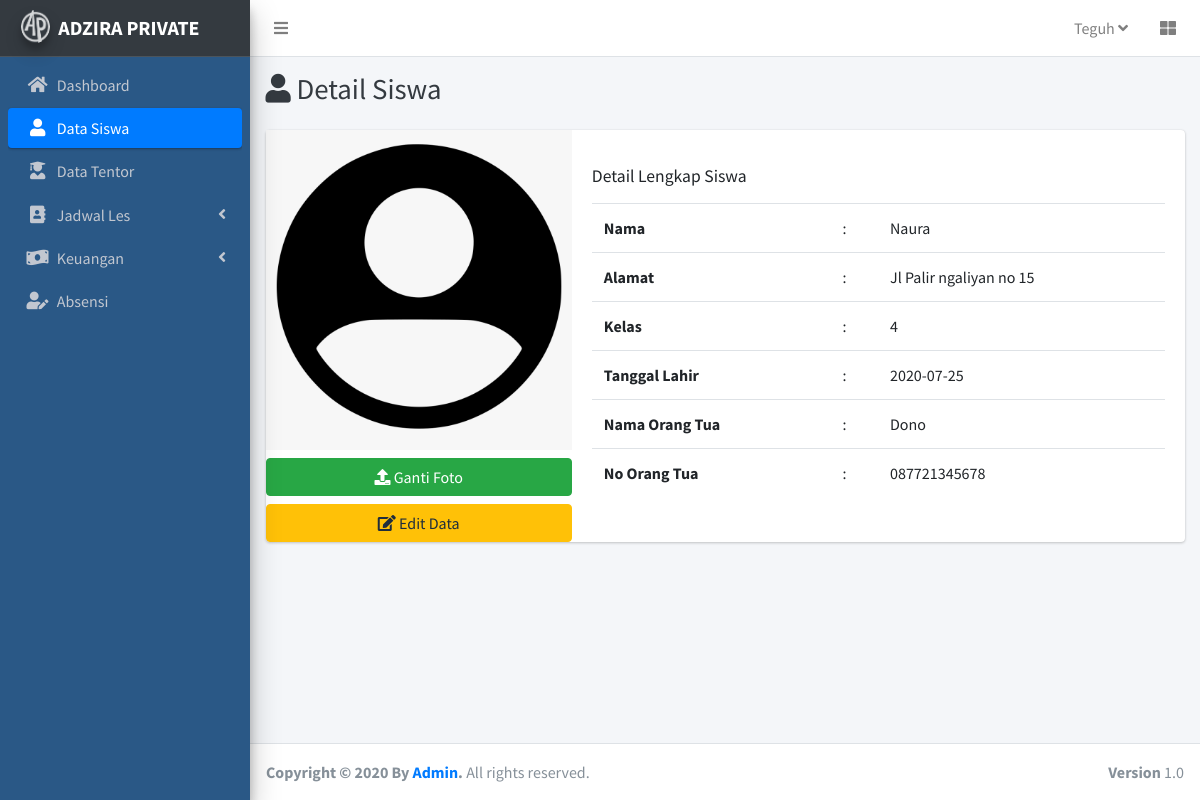
The page /c_siswa/detail/38 on the database its author committed.
### tables this page shows
CREATE TABLE `siswa` (
  `id_siswa` int(11) NOT NULL,
  `nama` varchar(50) NOT NULL,
  `alamat` varchar(255) NOT NULL,
  `kelas` int(3) NOT NULL,
  `tgl_lahir` date NOT NULL,
  `nama_ortu` varchar(50) NOT NULL,
  `tlp_ortu` varchar(12) NOT NULL,
  `image` varchar(50) DEFAULT NULL
);

### application/controllers/C_Siswa.php (called while the page is built, shortened)
<?php
class C_Siswa extends CI_Controller{
    public function __Construct()
    {
        $this->load->model('Siswa_model');
    }
    public function detail($id)
    {
        $data['siswa']= $this->Siswa_model->getSiswaById($id);
        $data['judul'] = 'Detail Siswa';
        $data['aktifdashboard'] = '';
        $data['aktifsiswa'] = 'active';
        $data['aktiftentor'] = '';
        $data['aktifjadwal'] = '';
        $data['aktifabsensi'] = '';
        $data['aktifkeuangan'] = '';
        $data['user'] = $this->db->get_where('admin')->row_array();
        $this->load->view('template/header',$data);
        $this->load->view('siswa/detail',$data);
        $this->load->view('template/footer');
        $this->load->view('modal/modaleditsiswa');
        $this->load->view('modal/modaluploadfoto');
    }
}

### index.php (called while the page is built, shortened)
<?php
require_once BASEPATH.'core/CodeIgniter.php';

### application/models/Siswa_model.php (called while the page is built, shortened)
<?php
class Siswa_model extends CI_model{
    public function getSiswaById($id)
    {
        return $this->db->get_where('siswa',['id_siswa' => $id])->row_array();
    }
}

### application/views/template/header.php (shortened to what this page needs)
<!DOCTYPE html>
<html>
<head>
  <link rel="stylesheet" href="<?= base_url();?>assetAdmin/plugins/fontawesome-free/css/all.min.css">
  <link rel="stylesheet" href="https://code.ionicframework.com/ionicons/2.0.1/css/ionicons.min.css">
  <link rel="stylesheet" href="<?= base_url();?>assetAdmin/plugins/tempusdominus-bootstrap-4/css/tempusdominus-bootstrap-4.min.css">
  <link rel="stylesheet" href="<?= base_url();?>assetAdmin/plugins/icheck-bootstrap/icheck-bootstrap.min.css">
  <link rel="stylesheet" href="<?= base_url();?>assetAdmin/plugins/jqvmap/jqvmap.min.css">
  <link rel="stylesheet" href="<?= base_url();?>assetAdmin/dist/css/adminlte.min.css">
  <link rel="stylesheet" href="<?= base_url();?>assetAdmin/dist/jos.css">
  <link rel="stylesheet" href="<?= base_url();?>assetAdmin/plugins/overlayScrollbars/css/OverlayScrollbars.min.css">
  <link rel="stylesheet" href="<?= base_url();?>assetAdmin/plugins/daterangepicker/daterangepicker.css">
  <link rel="stylesheet" href="<?= base_url();?>assetAdmin/plugins/summernote/summernote-bs4.css">
</head>
<body class="hold-transition sidebar-mini layout-fixed">
<div class="wrapper">
  <nav class="main-header navbar navbar-expand navbar-white navbar-light">
    <ul class="navbar-nav">
      <li class="nav-item">
        <a class="nav-link" data-widget="pushmenu" href="#" role="button"><i class="fas fa-bars"></i></a>
      </li>
    </ul>
    <ul class="navbar-nav ml-auto">
      <li class="nav-item dropdown">
        <a class="nav-link" data-toggle="dropdown" href="#"> <?= $user['username'];?>
          <i class="fas fa-angle-down"></i>
        </a>
      </li>
      <li class="nav-item">
        <a class="nav-link" data-widget="control-sidebar" data-slide="true" href="#" role="button">
          <i class="fas fa-th-large"></i>
        </a>
      </li>
    </ul>
  </nav>
  <aside class="main-sidebar sidebar-dark-primary elevation-4 bg-dark">
    <a href="<?= base_url();?>" class="brand-link">
      <img src="<?= base_url();?>assetAdmin/dist/img/AdminLTELogo.png" alt="AdminLTE Logo" class="brand-image img-circle elevation-3"
           style="opacity: .8">
      <span class="brand-text font-weight-bold">ADZIRA PRIVATE</span>
    </a>
    <div class="sidebar froge">
      <nav class="mt-2">
        <ul class="nav nav-pills nav-sidebar flex-column" data-widget="treeview" role="menu" data-accordion="false">
          <li class="nav-item has-treeview">
            <a href="<?= base_url();?>c_home" class="nav-link <?= $aktifdashboard;?>">
              <i class="nav-icon fas fa-home"></i>
              <p>Dashboard</p>
            </a>
          </li>
          <li class="nav-item has-treeview">
            <a href="<?= base_url();?>c_siswa" class="nav-link <?= $aktifsiswa;?>">
              <i class="nav-icon fas fa-user"></i>
              <p>Data Siswa</p>
            </a>
          </li>
          <li class="nav-item has-treeview">
            <a href="<?= base_url();?>c_tentor" class="nav-link <?= $aktiftentor;?>">
              <i class="nav-icon fas fa-user-graduate"></i>
              <p>Data Tentor</p>
            </a>
          </li>
          <li class="nav-item has-treeview">
            <a href="#" class="nav-link <?= $aktifjadwal;?>">
              <i class="nav-icon fas fa-address-book"></i>
              <p>
                Jadwal Les
                <i class="right fas fa-angle-left"></i>
              </p>
            </a>
          </li>
          <li class="nav-item has-treeview">
            <a href="#" class="nav-link <?= $aktifkeuangan;?>">
              <i class="nav-icon fas fa-money-bill-wave"></i>
              <p>
                Keuangan
                <i class="fas fa-angle-left right"></i>
              </p>
            </a>
          </li>
          <li class="nav-item has-treeview">
            <a href="<?= base_url() ;?>c_absensi" class="nav-link <?= $aktifabsensi;?>">
              <i class="nav-icon fas fa-user-edit"></i>
              <p> Absensi</p>
            </a>
          </li>
        </ul>
      </nav>
    </div>
  </aside>

### application/views/siswa/detail.php (shortened to what this page needs)
<div class="content-wrapper">
    <div class="content-header">
      <div class="container-fluid">
        <div class="row mb-2">
          <div class="col-sm-12">
            <h1 class="m-0 text-dark"><i class="fas fa-user"></i> Detail Siswa</h1>
          </div>
        </div>
      </div>
    </div>
    <section class="content">
        <div class="container">
            <div class="card md">
                <div class="row no-gutters">
                    <div class="col-md">
                        <?php if($siswa['image']!=null):?>
                            <img src="<?= base_url();?>uploads/foto/<?= $siswa['image'];?>" class="card-img" alt="...">
                        <?php else :?>
                            <img src="<?= base_url();?>assetAdmin/dist/img/avatar5.png" class="card-img" alt="...">
                        <?php endif;?>
                        <button class="btn btn-success btn-block mt-2" data-toggle="modal" data-target="#ModalUploadFoto">
                            <i class="fas fa-upload"></i> Ganti Foto
                        </button>
                        <button class="btn btn-warning btn-block mt-2" data-toggle="modal" data-target="#ModalEditDataSiswa">
                            <i class="fas fa-edit"></i> Edit Data
                        </button>
                    </div>
                    <div class="col-md-8 ">
                    <div class="card-body">
                        <h5 class="card-title my-3">Detail Lengkap Siswa</h5>
                        <table class="table mt-2">
                            <tbody>
                            <tr>
                                <th scope="row">Nama</th>
                                <td>:</td>
                                <td><?= $siswa['nama'];?></td>
                            </tr>
                            <tr>
                                <th scope="row">Alamat</th>
                                <td>:</td>
                                <td><?= $siswa['alamat'];?></td>
                            </tr>
                            <tr>
                                <th scope="row">Kelas</th>
                                <td>:</td>
                                <td><?= $siswa['kelas'];?></td>
                            </tr>
                            <tr>
                                <th scope="row">Tanggal Lahir</th>
                                <td>:</td>
                                <td><?= $siswa['tgl_lahir'];?></td>
                            </tr>
                            <tr>
                                <th scope="row">Nama Orang Tua</th>
                                <td>:</td>
                                <td><?= $siswa['nama_ortu'];?></td>
                            </tr>
                            <tr>
                                <th scope="row">No Orang Tua</th>
                                <td>:</td>
                                <td><?= $siswa['tlp_ortu'];?></td>
                            </tr>
                            </tbody>
                        </table></div>
                    </div>
                </div>
            </div>
        </div>
    </section>
</div>

### rows shown on the page
siswa: nama "Naura", alamat "Jl Palir ngaliyan no 15", kelas "4", tgl_lahir "2020-07-25", nama_ortu "Dono", tlp_ortu "087721345678"

### other values the page prints
$user['username'] "Teguh"
